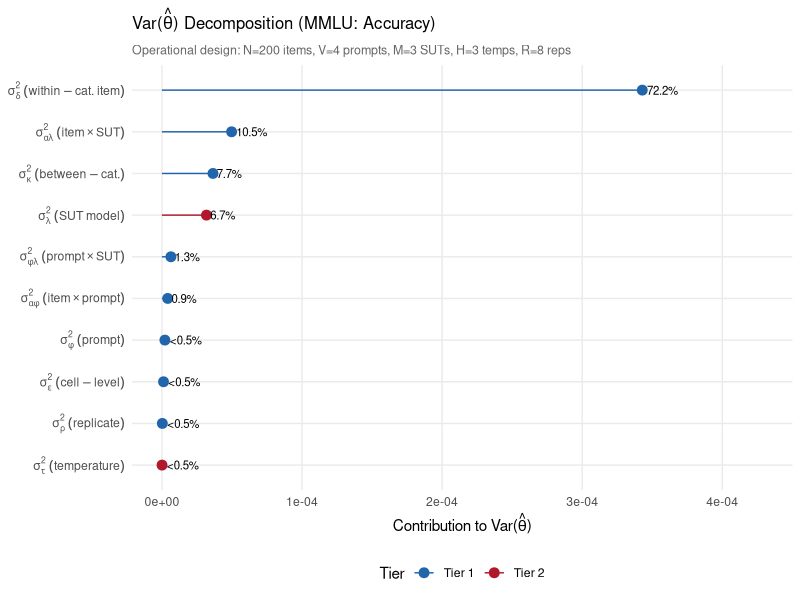
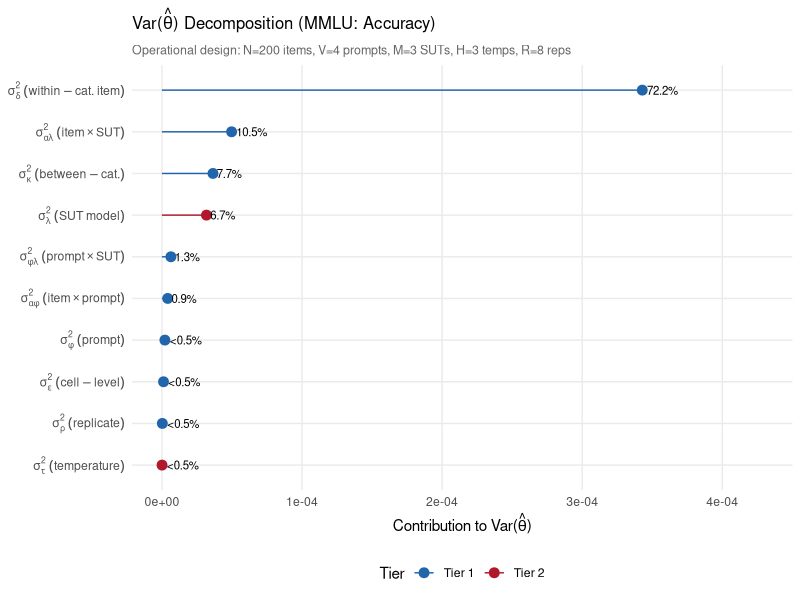
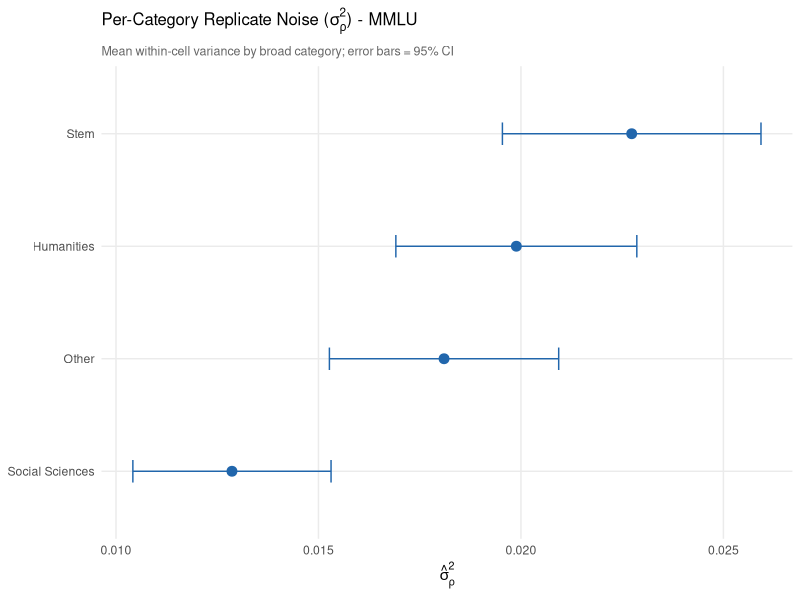
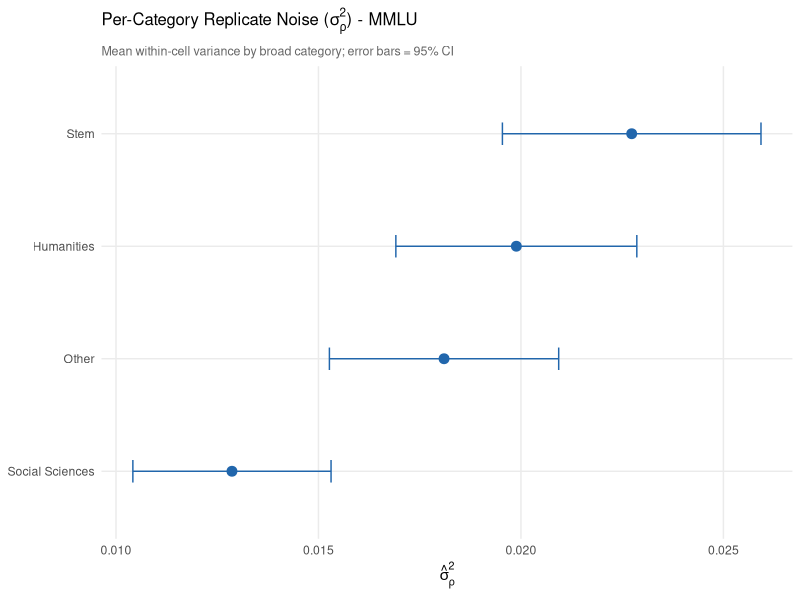

Recreate these plots in R, in order.
# 03_figures_mmlu.R
# Generate figures for the MMLU variance decomposition.
# Output: figures/mmlu_variance_forest.pdf, figures/mmlu_per_category_gen_var.pdf
#
# The forest plot shows shares of Var(theta_hat) — the analyst's mean SE
# decomposition — under MMLU's operational factorial. Each component
# sigma^2_k is divided by its design-study denominator (e.g.,
# sigma^2_alpha/N, sigma^2_phi_M/M, sigma^2_rho/(N*V*H*M*R)) so shares
# within the panel sum to 100% of Var(theta_hat). MMLU has a SUT layer
# (system-under-test) but no judge layer; SUT plays the role of M in the
# divisors.

library(tidyverse)
library(scales)

set.seed(42)

fig_dir <- "figures"
dir.create(fig_dir, recursive = TRUE, showWarnings = FALSE)

cat("=== 03_figures_mmlu.R ===\n")

# --- Theme ---
theme_tle <- theme_minimal(base_size = 11) +
  theme(
    panel.grid.minor = element_blank(),
    plot.title = element_text(face = "bold", size = 12),
    plot.subtitle = element_text(color = "gray40", size = 9),
    legend.position = "bottom",
    strip.text = element_text(face = "bold", size = 10)
  )

tier_colors <- c("Tier 1" = "#2166ac", "Tier 2" = "#b2182b")

# --- sigma^2 expression labels for the y-axis (MMLU uses SUT in place of judge) ---
sigma_labels_mmlu <- c(
  "SUT model (design sensitivity)"   = expression(sigma[lambda]^2 ~ (SUT ~ model)),
  "item x SUT"                       = expression(sigma[alpha*lambda]^2 ~ (item %*% SUT)),
  "prompt x SUT"                     = expression(sigma[phi*lambda]^2 ~ (prompt %*% SUT)),
  "within-category item"             = expression(sigma[delta]^2 ~ (within-cat. ~ item)),
  "between-category"                 = expression(sigma[kappa]^2 ~ (between-cat.)),
  "item x prompt"                    = expression(sigma[alpha*phi]^2 ~ (item %*% prompt)),
  "cell-level (3-way+)"              = expression(sigma[epsilon]^2 ~ (cell-level)),
  "temperature (design sensitivity)" = expression(sigma[tau]^2 ~ (temperature)),
  "item x temperature"               = expression(sigma[alpha*tau]^2 ~ (item %*% temp)),
  "prompt x temperature"             = expression(sigma[phi*tau]^2 ~ (prompt %*% temp)),
  "replicate noise"                  = expression(sigma[rho]^2 ~ (replicate)),
  "prompt"                           = expression(sigma[phi]^2 ~ (prompt))
)

# Compute the divisor for each component under a design (V, M, H, R).
# For MMLU, M = number of SUT models. Convention: averaging over a factor
# adds it to the denominator; fixing a factor (level = 1) leaves it out.
compute_divisor <- function(label, N, V, M, H, R) {
  switch(label,
    "between-category"                 = N,
    "within-category item"             = N,
    "prompt"                           = V,
    "item x prompt"                    = N * V,
    "item x temperature"               = N * H,
    "prompt x temperature"             = V * H,
    "item x SUT"                       = N * M,
    "prompt x SUT"                     = V * M,
    "cell-level (3-way+)"              = N * V * H * M,
    "replicate noise"                  = N * V * H * M * R,
    "SUT model (design sensitivity)"   = M,
    "temperature (design sensitivity)" = H,
    NA_real_
  )
}

# --- Load MMLU data ---
vc_mmlu <- read_csv("data/processed/variance_components_mmlu.csv", show_col_types = FALSE)
tv_mmlu <- read_csv("data/processed/per_category_variance_mmlu.csv", show_col_types = FALSE)

# Map tier labels: model-side -> Tier 1, pipeline-side -> Tier 2
vc_mmlu <- vc_mmlu %>%
  mutate(tier_label = case_when(
    tier == "model-side"    ~ "Tier 1",
    tier == "pipeline-side" ~ "Tier 2",
    TRUE                    ~ tier
  ))

# --- Operational factorial (matched to data/processed/mmlu_clean.csv) ---
mmlu_design <- list(N = 200, V = 4, M = 3, H = 3, R = 8)   # v_3 excluded (structural check)


# =========================================================================
# Figure: Var(theta_hat) Forest Plot — MMLU
# =========================================================================
cat("\nFigure: Var(theta_hat) decomposition (MMLU)...\n")

decomp_mmlu <- vc_mmlu %>%
  filter(variance > 0) %>%
  mutate(
    divisor = sapply(tle_label, compute_divisor,
                     N = mmlu_design$N, V = mmlu_design$V,
                     M = mmlu_design$M, H = mmlu_design$H, R = mmlu_design$R),
    contribution = variance / divisor
  ) %>%
  filter(!is.na(divisor), contribution > 0) %>%
  mutate(
    total_var    = sum(contribution),
    pct_mean_var = 100 * contribution / total_var,
    se_design    = sqrt(total_var)
  )

cat("\nMMLU Var(theta_hat) shares (top 8):\n")
print(decomp_mmlu %>%
        arrange(desc(contribution)) %>%
        select(tle_label, variance, divisor, contribution, pct_mean_var) %>%
        head(8))
cat(sprintf("MMLU: total Var(theta_hat) = %.6g, SE = %.6g\n",
            unique(decomp_mmlu$total_var), unique(decomp_mmlu$se_design)))

decomp_plot <- decomp_mmlu %>%
  mutate(tle_label = fct_reorder(tle_label, contribution))

p_forest <- ggplot(decomp_plot, aes(x = contribution, y = tle_label)) +
  geom_point(aes(color = tier_label), size = 3) +
  geom_segment(aes(x = 0, xend = contribution,
                   y = tle_label, yend = tle_label,
                   color = tier_label), linewidth = 0.5) +
  geom_text(aes(label = ifelse(pct_mean_var >= 0.5,
                               sprintf("%.1f%%", pct_mean_var),
                               "<0.5%")),
            hjust = -0.15, size = 2.9) +
  scale_color_manual(values = tier_colors, name = "Tier") +
  scale_y_discrete(labels = sigma_labels_mmlu) +
  labs(
    title = expression("Var(" * hat(theta) * ") Decomposition (MMLU: Accuracy)"),
    subtitle = sprintf("Operational design: N=%d items, V=%d prompts, M=%d SUTs, H=%d temps, R=%d reps",
                       mmlu_design$N, mmlu_design$V, mmlu_design$M,
                       mmlu_design$H, mmlu_design$R),
    x = expression("Contribution to Var(" * hat(theta) * ")"),
    y = NULL
  ) +
  theme_tle +
  expand_limits(x = max(decomp_plot$contribution) * 1.25)

ggsave(file.path(fig_dir, "mmlu_variance_forest.pdf"), p_forest, width = 7, height = 5)
ggsave(file.path(fig_dir, "mmlu_variance_forest.png"), p_forest, width = 7, height = 5, dpi = 300)
cat("  Saved mmlu_variance_forest.pdf/png\n")


# =========================================================================
# Figure: Per-Category Replicate Noise — MMLU
# =========================================================================
cat("\nFigure: Per-category replicate noise (MMLU)...\n")

# Clean up category names for display
tv_plot <- tv_mmlu %>%
  mutate(
    cat_label = str_replace_all(category, "_", " ") %>% str_to_title(),
    cat_label = fct_reorder(cat_label, mean_gen_var)
  )

p_catvar <- ggplot(tv_plot, aes(x = mean_gen_var, y = cat_label)) +
  geom_point(size = 3, color = "#2166ac") +
  geom_errorbarh(
    aes(xmin = pmax(0, mean_gen_var - 1.96 * sd_gen_var / sqrt(n_cells)),
        xmax = mean_gen_var + 1.96 * sd_gen_var / sqrt(n_cells)),
    height = 0.2, color = "#2166ac"
  ) +
  labs(
    title = expression(paste("Per-Category Replicate Noise (", sigma[rho]^2, ") - MMLU")),
    subtitle = "Mean within-cell variance by broad category; error bars = 95% CI",
    x = expression(hat(sigma)[rho]^2),
    y = NULL
  ) +
  theme_tle

ggsave(file.path(fig_dir, "mmlu_per_category_gen_var.pdf"), p_catvar,
       width = 7, height = 4)
ggsave(file.path(fig_dir, "mmlu_per_category_gen_var.png"), p_catvar,
       width = 7, height = 4, dpi = 300)
cat("  Saved mmlu_per_category_gen_var.pdf/png\n")


cat("\n=== All MMLU figures saved to", fig_dir, "===\n")
